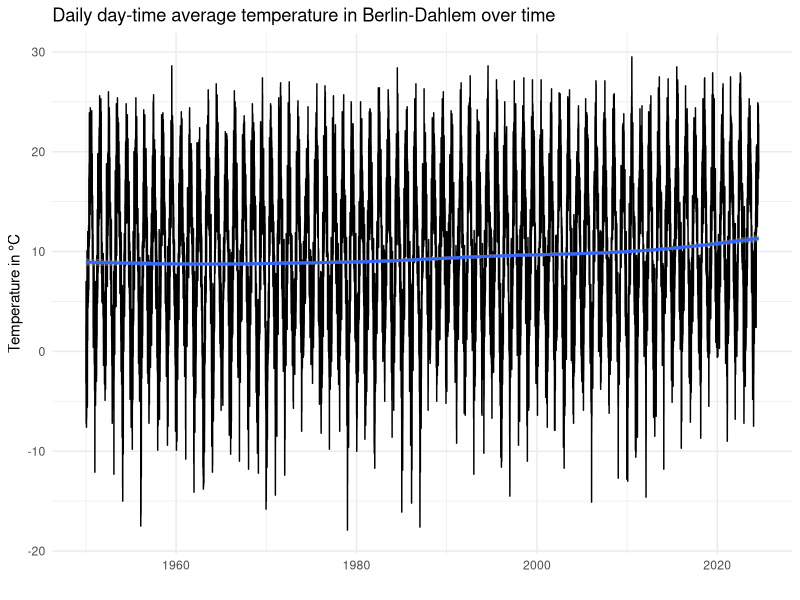
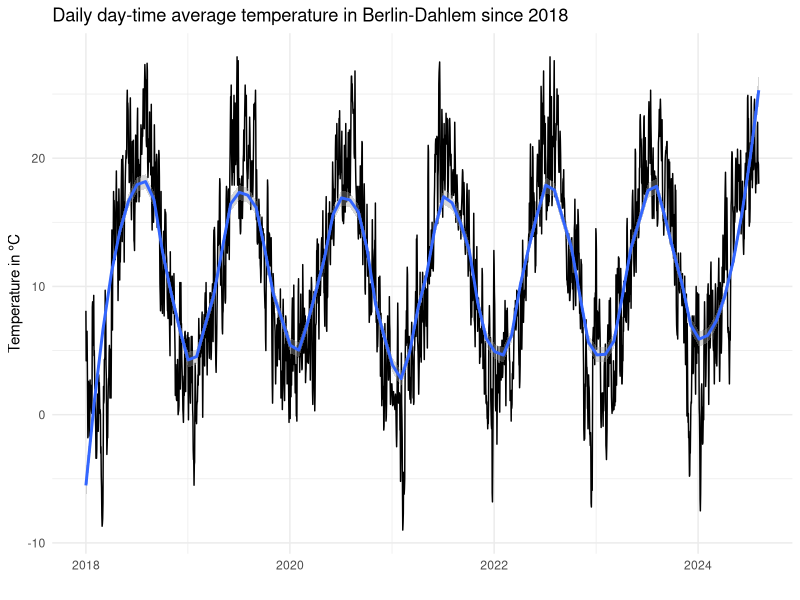
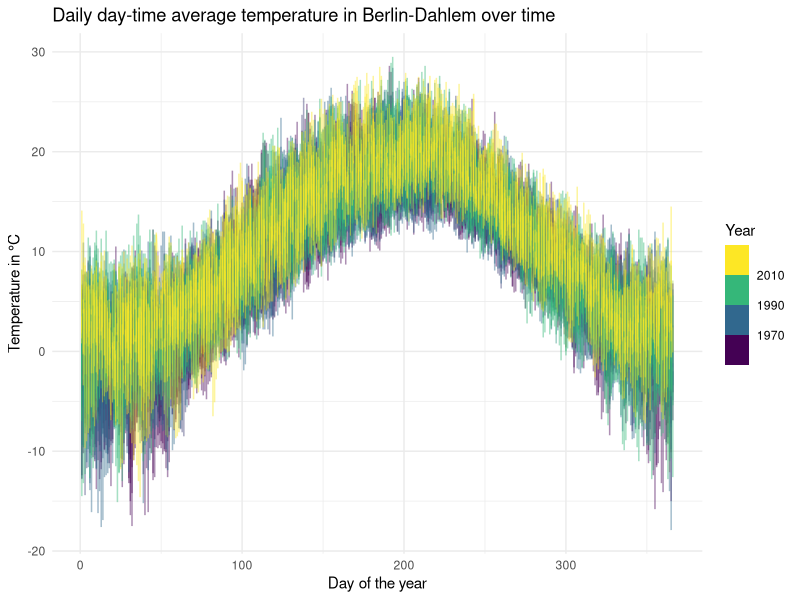
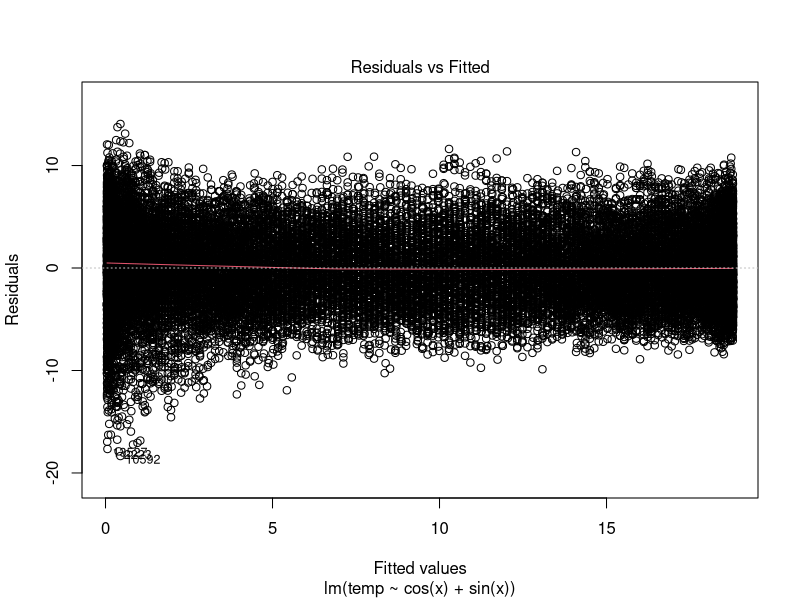
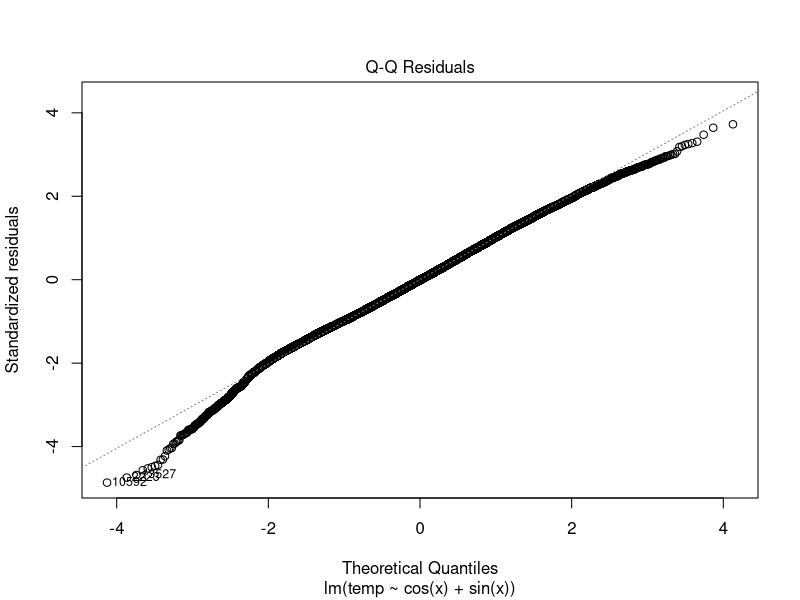
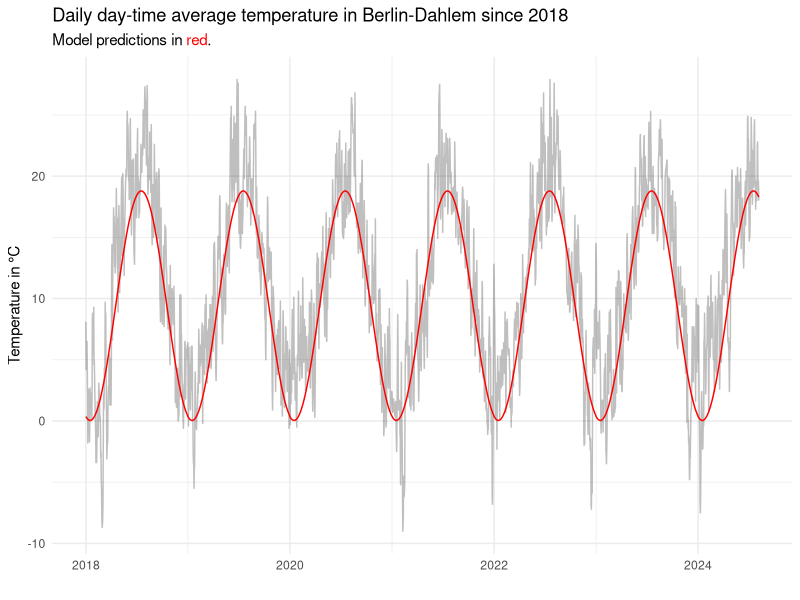
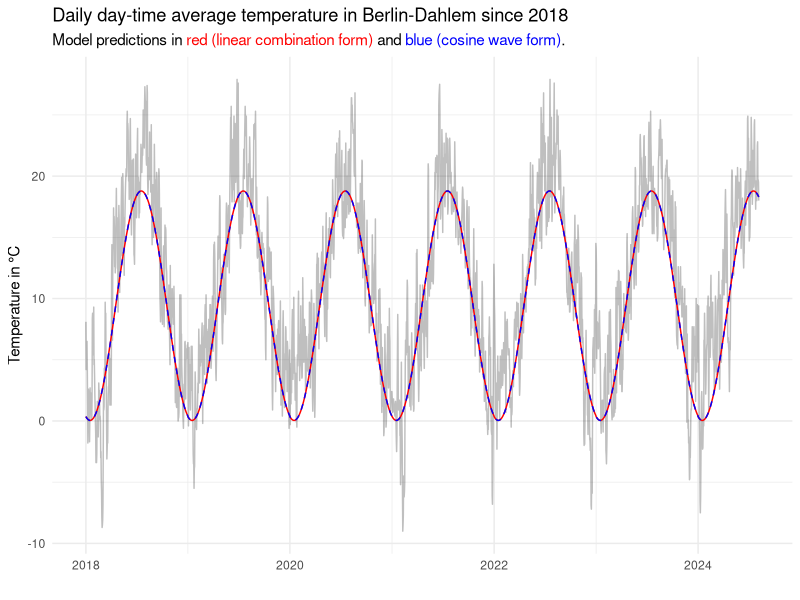
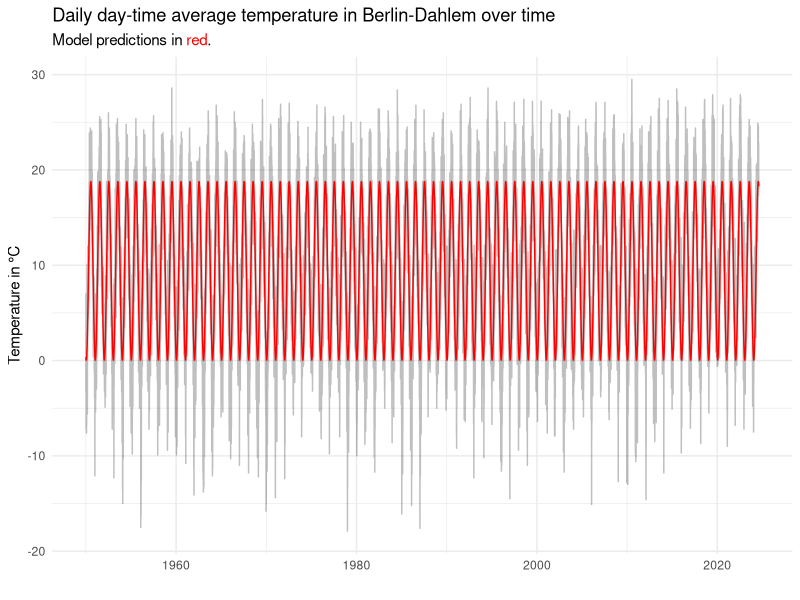

Source code (R) for these figures, in order:
## ---- chunk 1
knitr::opts_chunk$set(echo = TRUE)
## ---- chunk 2
library(dplyr)
library(tidyr)
library(ggplot2)
library(ggtext)

theme_set(theme_minimal())
## ---- chunk 3
raw_hist <- read.delim('data/produkt_klima_tag_19500101_20221231_00403.txt', sep = ';')
head(raw_hist)
## ---- chunk 4
raw_pres1 <- read.delim('data/produkt_klima_tag_20221107_20240509_00403.txt', sep = ';')
head(raw_pres1)
## ---- chunk 5
raw_pres2 <- read.delim('data/produkt_klima_tag_20230203_20240805_00403.txt', sep = ';')
head(raw_pres2)
## ---- chunk 6
meas <- bind_rows(raw_hist, raw_pres1, raw_pres2) |>
    select(date = MESS_DATUM, temp = TMK) |>   # TMK is day-time average temperature in °C
    mutate(date = as.POSIXct(strptime(date, "%Y%m%d")),
           year = as.integer(as.numeric(format(date, "%Y"))),
           day = as.integer(as.numeric(format(date, "%j")))) |> # day of the year as decimal number from 1 to 366
    distinct(date, .keep_all = TRUE)   # remove duplicates
rm(raw_hist, raw_pres1, raw_pres2)         # don't need the raw data any more
stopifnot(all(count(meas, date)$n == 1))   # make sure there are no duplicates
head(meas)
## ---- chunk 7
ggplot(meas, aes(date, temp)) +
    geom_line() +
    geom_smooth(method = "gam") +
    labs(title = "Daily day-time average temperature in Berlin-Dahlem over time",
         x = "",
         y = "Temperature in °C")
## ---- chunk 8
filter(meas, year >= 2018) |>
    ggplot(aes(date, temp)) +
        geom_line() +
        geom_smooth(span = 0.2, method = "loess") +
        labs(title = "Daily day-time average temperature in Berlin-Dahlem since 2018",
             x = "",
             y = "Temperature in °C")
## ---- chunk 9
ggplot(meas, aes(day, temp, color = year)) +
    geom_line(alpha = 0.25) +
    scale_color_binned(name = "Year", type = 'viridis') +
    labs(title = "Daily day-time average temperature in Berlin-Dahlem over time",
             x = "Day of the year",
             y = "Temperature in °C")
## ---- chunk 10
# compute frequency x
meas$x <- 2 * pi * meas$day/366

# fit the model
m1 <- lm(temp ~ cos(x) + sin(x), meas)
summary(m1)
## ---- chunk 11
plot(m1, which = 1:2, ask = FALSE)
## ---- chunk 12
meas_fit <- cbind(meas, pred = fitted(m1))

filter(meas_fit, year >= 2018) |>
    ggplot() +
        geom_line(aes(date, temp), alpha = 0.25) +
        geom_line(aes(date, pred), color = 'red') +
        labs(title = "Daily day-time average temperature in Berlin-Dahlem since 2018",
             subtitle = "Model predictions in <span style='color:red'>red</span>.",
             x = "",
             y = "Temperature in °C") +
        theme(plot.subtitle = element_markdown())
## ---- chunk 13
a <- m1$coefficients[2]
b <- m1$coefficients[3]

# calculate c and phi from the coefficients a and b
c <- sign(a) * sqrt(a^2 + b^2)
phi <- atan(-b/a)

# predictions from the cosine wave form of the model equation for model m1
meas_fit$pred2 <- m1$coefficients[1] + c * cos(meas$x + phi)

filter(meas_fit, year >= 2018) |>
    ggplot() +
        geom_line(aes(date, temp), alpha = 0.25) +
        geom_line(aes(date, pred), color = 'red') +
        geom_line(aes(date, pred2), color = 'blue', linetype = "dashed") +
        labs(title = "Daily day-time average temperature in Berlin-Dahlem since 2018",
             subtitle = "Model predictions in <span style='color:red'>red (linear combination form)</span> 
                         and <span style='color:blue'>blue (cosine wave form)</span>.",
             x = "",
             y = "Temperature in °C") +
        theme(plot.subtitle = element_markdown())

## ---- chunk 14
ggplot(meas_fit) +
    geom_line(aes(date, temp), alpha = 0.25) +
    geom_line(aes(date, pred), color = 'red') +
    labs(title = "Daily day-time average temperature in Berlin-Dahlem over time",
         subtitle = "Model predictions in <span style='color:red'>red</span>.",
         x = "",
         y = "Temperature in °C") +
    theme(plot.subtitle = element_markdown())
## ---- chunk 15
ggplot(meas_fit, aes(day, temp, color = year)) +
    geom_line(alpha = 0.25) +
    geom_line(aes(day, pred), color = 'red') +
    scale_color_binned(name = "Year", type = 'viridis') +
    labs(title = "Daily day-time average temperature in Berlin-Dahlem over time",
         subtitle = "Model predictions in <span style='color:red'>red</span>.",
         x = "Day of the year",
         y = "Temperature in °C") +
    theme(plot.subtitle = element_markdown())
## ---- chunk 16
(mean_err_per_decade <- mutate(meas_fit, d = round((year - 1900) / 10) * 10,
                 decade = as.ordered(ifelse(d < 100, paste0("19", d, "s"), sprintf("20%02ds", d - 100)))) |>
    group_by(decade) |>
    summarise(mean_error = mean(pred - temp)))
ggplot(mean_err_per_decade, aes(x = decade, y = mean_error)) +
    geom_hline(yintercept = 0, linetype = "dashed") +
    geom_point() +
    scale_y_continuous(limits = c(-2, 2)) +
    labs(title = "Mean prediction error per decade for m1",
         x = "Decade",
         y = "Prediction error in °C")
## ---- chunk 17
m2 <- lm(temp ~ cos(x) + sin(x) + year, meas)
summary(m2)
## ---- chunk 18
plot(m2, which = 1:2, ask = FALSE)
## ---- chunk 19
meas_fit2 <- cbind(meas, pred = fitted(m2))

filter(meas_fit2, year >= 2018) |>
    ggplot() +
        geom_line(aes(date, temp), alpha = 0.25) +
        geom_line(aes(date, pred), color = 'red') +
        labs(title = "Daily day-time average temperature in Berlin-Dahlem since 2018",
             subtitle = "Model predictions in <span style='color:red'>red</span>.",
             x = "",
             y = "Temperature in °C") +
        theme(plot.subtitle = element_markdown())
## ---- chunk 20
ggplot(meas_fit2) +
    geom_line(aes(date, temp), alpha = 0.25) +
    geom_line(aes(date, pred), color = 'red') +
    labs(title = "Daily day-time average temperature in Berlin-Dahlem over time",
         subtitle = "Model predictions in <span style='color:red'>red</span>.",
         x = "",
         y = "Temperature in °C") +
    theme(plot.subtitle = element_markdown())
## ---- chunk 21
ggplot(meas_fit2, aes(day, temp, color = year)) +
    geom_line(alpha = 0.25) +
    geom_line(aes(day, pred, color = year, group = year)) +
    scale_color_binned(type = 'viridis') +
    labs(title = "Daily day-time average temperature in Berlin-Dahlem over time",
         subtitle = "Model predictions as opaque colored curves.",
         x = "Day of the year",
         y = "Temperature in °C") +
    theme(plot.subtitle = element_markdown())
## ---- chunk 22
(mean_err_per_decade2 <- mutate(meas_fit2, d = round((year - 1900) / 10) * 10,
                                           decade = as.ordered(ifelse(d < 100, paste0("19", d, "s"),
                                                                      sprintf("20%02ds", d - 100)))) |>
    group_by(decade) |>
    summarise(mean_error = mean(pred - temp)))

ggplot(mean_err_per_decade2, aes(x = decade, y = mean_error)) +
    geom_hline(yintercept = 0, linetype = "dashed") +
    geom_point() +
    scale_y_continuous(limits = c(-2, 2)) +
    labs(title = "Mean prediction error per decade for m2",
         x = "Decade",
         y = "Prediction error in °C")
## ---- chunk 23
resid <- meas_fit2$temp - meas_fit2$pred
ggplot(data.frame(resid = resid), aes(resid, after_stat(density))) +
    geom_histogram(bins = 20) +
    labs(title = "Distribution of residuals for model m2",
         x = "Residual of predicted temperature in °C",
         y = "Density")
## ---- chunk 24
quantile(abs(resid), 0.9)
## ---- chunk 25
thresh_unusal_temp <- 6

resid_stats <- group_by(meas_fit2, year) |>
    summarise(me = mean(temp - pred),
              mae = mean(abs(temp - pred)),
              prop_days_warmer = mean(temp > pred + thresh_unusal_temp),
              prop_days_colder = mean(temp < pred - thresh_unusal_temp))

resid_stats_plt <- pivot_longer(resid_stats, !year, names_to = "measure")

filter(resid_stats_plt, measure %in% c("mae", "me")) |>
    mutate(measure = factor(case_match(measure, "mae" ~ "Mean abs. deviation", "me" ~ "Mean deviation"),
                            levels = c("Mean deviation", "Mean abs. deviation"))) |>
    ggplot(aes(x = year, y = value, fill = measure)) +
        geom_col(position = position_dodge()) +
        scale_fill_discrete(guide = "none") +
        facet_wrap(vars(measure), nrow = 2, scales = "free_y") +
        labs(title = "Deviation from the typical seasonal temperature",
             x = "Year",
             y = "Temperature in °C")
## ---- chunk 26
select(resid_stats, year, me) |>
    arrange(me) |>
    mutate(rank = row_number()) |>
    filter(rank %in% c(1:3, (n()-2):n())) |>
    select(rank, everything())
## ---- chunk 27
select(resid_stats, year, mae) |>
    arrange(mae) |>
    mutate(rank = row_number()) |>
    filter(rank %in% c(1:3, (n()-2):n())) |>
    select(rank, everything())
## ---- chunk 28
filter(resid_stats_plt, measure %in% c("prop_days_warmer", "prop_days_colder")) |>
    mutate(measure = case_match(measure, "prop_days_warmer" ~ "Unusually warm", "prop_days_colder" ~ "Unusually cold")) |>
    ggplot(aes(x = year, y = value, fill = measure)) +
        geom_col(position = position_stack()) +
        scale_fill_discrete(limits = rev, name = "") +
        labs(title = "Proportion of unusually warm or cold days",
             x = "Year",
             y = "")
## ---- chunk 29
select(resid_stats, year, prop_days_warmer, prop_days_colder) |>
    mutate(prop_days_unusual = prop_days_warmer + prop_days_colder) |>
    arrange(prop_days_unusual) |>
    mutate(rank = row_number()) |>
    filter(rank %in% c(1:3, (n()-2):n())) |>
    select(rank, year, prop_days_unusual, everything())
## ---- chunk 30
least_deviation_yr <- slice_min(resid_stats, mae) |> pull(year)
most_deviation_yr <- slice_max(resid_stats, mae) |> pull(year)

least_most_plt <- data.frame(year = c(least_deviation_yr, most_deviation_yr), label = c("least deviation", "most deviation")) |>
    inner_join(meas_fit2, by = 'year') |>
    mutate(label = paste0(year, " (", label, ")"),
           resid = temp - pred,
           transparency = ifelse(abs(resid) > thresh_unusal_temp, 0.5, 0.1))

ggplot(least_most_plt, aes(day, temp, color = label)) +
    geom_point(aes(alpha = transparency)) +
    geom_line(aes(day, pred)) +
    scale_color_discrete(guide = guide_legend(title = NULL)) +
    scale_alpha_identity(guide = NULL) +
    labs(title = "Daily day-time average temperature in Berlin-Dahlem over time for select years",
         x = "Day of the year",
         y = "Temperature in °C")
## ---- chunk 31
ggplot(least_most_plt, aes(day, resid, color = label, alpha = transparency)) +
    geom_hline(yintercept = 0, linetype = "dashed") +
    geom_hline(yintercept = -thresh_unusal_temp, linetype = "dotted") +
    geom_hline(yintercept = thresh_unusal_temp, linetype = "dotted") +
    geom_point() +
    scale_color_discrete(guide = guide_legend(title = NULL)) +
    scale_alpha_identity(guide = NULL) +
    labs(title = "Residuals for select years",
         x = "Day of the year",
         y = "Residual of predicted temperature in °C")
## ---- chunk 32
# fit the model
m3 <- lm(temp ~ cos(x) + sin(x), filter(meas, year < 1960))
summary(m3)
## ---- chunk 33
meas_fit3 <- cbind(meas, pred = predict(m3, meas))

ggplot(meas_fit3) +
    geom_line(aes(date, temp), alpha = 0.25) +
    geom_line(aes(date, pred), color = 'red') +
    labs(title = "Daily day-time average temperature in Berlin-Dahlem",
         subtitle = "Model predictions in <span style='color:red'>red</span>.",
         x = "",
         y = "Temperature in °C") +
    theme(plot.subtitle = element_markdown())
## ---- chunk 34
(mean_err_per_decade3 <- mutate(meas_fit3, d = round((year - 1900) / 10) * 10,
                                           decade = as.ordered(ifelse(d < 100, paste0("19", d, "s"),
                                                                      sprintf("20%02ds", d - 100)))) |>
    group_by(decade) |>
    summarise(mean_error = mean(pred - temp)))

ggplot(mean_err_per_decade3, aes(x = decade, y = mean_error)) +
    geom_hline(yintercept = 0, linetype = "dashed") +
    geom_point() +
    scale_y_continuous(limits = c(-2, 2)) +
    labs(title = "Mean prediction error per decade for m3",
         x = "Decade",
         y = "Prediction error in °C")
## ---- chunk 35
resid_stats <- group_by(meas_fit3, year) |>
    summarise(me = mean(temp - pred),
              mae = mean(abs(temp - pred)),
              prop_days_warmer = mean(temp > pred + thresh_unusal_temp),
              prop_days_colder = mean(temp < pred - thresh_unusal_temp))

resid_stats_plt <- pivot_longer(resid_stats, !year, names_to = "measure")

filter(resid_stats_plt, measure %in% c("mae", "me")) |>
    mutate(measure = factor(case_match(measure, "mae" ~ "Mean abs. deviation", "me" ~ "Mean deviation"),
                            levels = c("Mean deviation", "Mean abs. deviation"))) |>
    ggplot(aes(x = year, y = value, fill = measure)) +
        geom_col(position = position_dodge()) +
        scale_fill_discrete(guide = "none") +
        facet_wrap(vars(measure), nrow = 2, scales = "free_y") +
        labs(title = "Deviation from the typical seasonal temperature",
             x = "Year",
             y = "Temperature in °C")
## ---- chunk 36
select(resid_stats, year, me) |>
    arrange(me) |>
    mutate(rank = row_number()) |>
    filter(rank %in% c(1:3, (n()-2):n())) |>
    select(rank, everything())
## ---- chunk 37
select(resid_stats, year, mae) |>
    arrange(mae) |>
    mutate(rank = row_number()) |>
    filter(rank %in% c(1:3, (n()-2):n())) |>
    select(rank, everything())
## ---- chunk 38
filter(resid_stats_plt, measure %in% c("prop_days_warmer", "prop_days_colder")) |>
    mutate(measure = case_match(measure, "prop_days_warmer" ~ "Unusually warm", "prop_days_colder" ~ "Unusually cold")) |>
    ggplot(aes(x = year, y = value, fill = measure)) +
        geom_col(position = position_stack()) +
        scale_fill_discrete(limits = rev, name = "") +
        labs(title = "Proportion of unusually warm or cold days",
             x = "Year",
             y = "")
## ---- chunk 39
select(resid_stats, year, prop_days_warmer, prop_days_colder) |>
    mutate(prop_days_unusual = prop_days_warmer + prop_days_colder) |>
    arrange(prop_days_unusual) |>
    mutate(rank = row_number()) |>
    filter(rank %in% c(1:3, (n()-2):n())) |>
    select(rank, year, prop_days_unusual, everything())
## ---- chunk 40
select(resid_stats, year, prop_days_warmer) |>
    arrange(desc(prop_days_warmer)) |>
    head(5)
## ---- chunk 41
least_deviation_yr <- slice_min(resid_stats, mae) |> pull(year)
most_deviation_yr <- slice_max(resid_stats, mae) |> pull(year)

least_most_plt <- data.frame(year = c(least_deviation_yr, most_deviation_yr), label = c("least deviation", "most deviation")) |>
    inner_join(meas_fit3, by = 'year') |>
    mutate(label = paste0(year, " (", label, ")"),
           resid = temp - pred,
           transparency = ifelse(abs(resid) > thresh_unusal_temp, 0.5, 0.1))

ggplot(least_most_plt) +
    geom_point(aes(day, temp, alpha = transparency, color = label)) +
    geom_line(aes(day, pred)) +
    scale_color_discrete(guide = guide_legend(title = NULL)) +
    scale_alpha_identity(guide = NULL) +
    labs(title = "Daily day-time average temperature in Berlin-Dahlem over time for select years",
         x = "Day of the year",
         y = "Temperature in °C")
